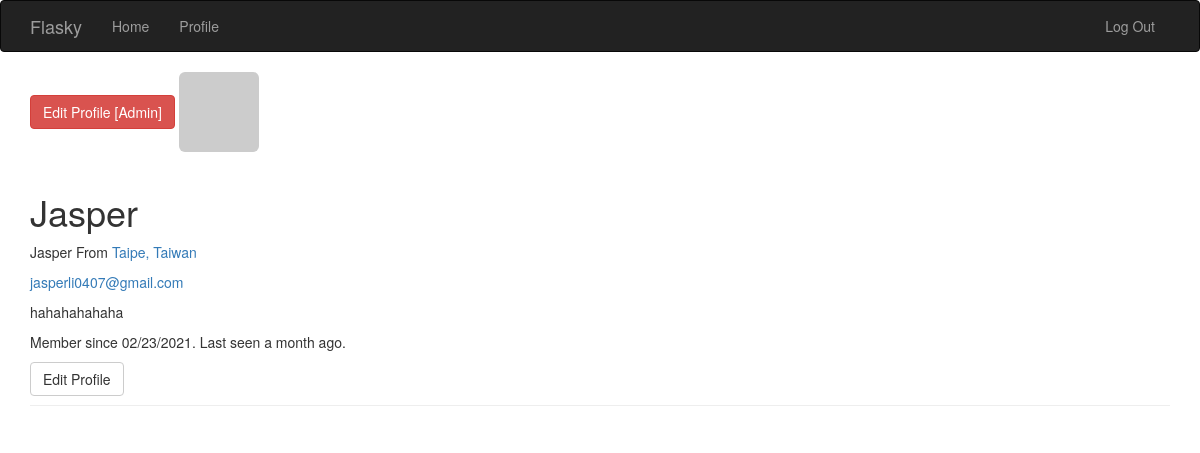
The page /user/Jasper (signed in) on the database as committed earlier.
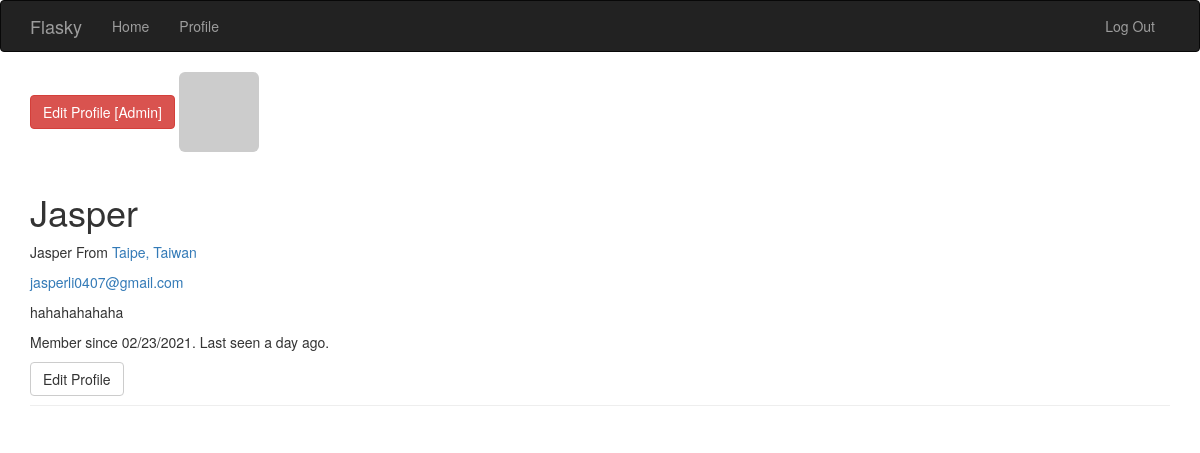
The same page on the database as committed later.
### app/models.py (models this page shows, shortened)
class User(UserMixin, db.Model):
    __tablename__ = 'users'
    __table_args__ = {'extend_existing': True}
    id = db.Column(db.Integer, primary_key=True)
    email = db.Column(db.String(64), unique=True, index=True)
    username = db.Column(db.String(64), unique=True, index=True)
    role_id = db.Column(db.Integer, db.ForeignKey('roles.id'))
    password_hash = db.Column(db.String(128))
    confirmed = db.Column(db.Boolean, default=False)
    name = db.Column(db.String(64))
    location = db.Column(db.String(64))
    about_me = db.Column(db.Text())
    member_since = db.Column(db.DateTime(), default=datetime.utcnow)
    last_seen = db.Column(db.DateTime(), default=datetime.utcnow)
    def can(self, perm):
        return self.role is not None and self.role.has_permission(perm)
    def is_administrator(self):
        return self.can(Permission.ADMIN)
    def ping(self):
        self.last_seen = datetime.utcnow()
        db.session.add(self)
        db.session.commit()
    @property
    def password(self):
        raise AttributeError('password is not a readable attribute')
    def gravatar(self, size=100, default='identicon', rating='g'):
        url = 'https://secure.gravatar.com/avatar'
        hash = hashlib.md5(self.email.lower().encode('utf-8')).hexdigest()
        return '{url}/{hash}?s={size}&d={default}&r={rating}'.format(
            url=url, hash=hash, size=size, default=default, rating=rating
        )

### app/main/views.py (the view)
@main.route('/user/<username>')
def user(username):
    user = User.query.filter_by(username=username).first_or_404()
    return render_template('user.html', user=user)

### app/auth/views.py (called while the page is built)
@auth.before_app_request
def before_request():
    if current_user.is_authenticated:
        current_user.ping()
        if not current_user.confirmed \
                and request.endpoint \
                and request.blueprint != 'auth' \
                and request.endpoint != 'static':
            return redirect(url_for('auth.unconfirmed'))

### app/main/__init__.py (called while the page is built)
@main.app_context_processor
def inject_permissions():
    return dict(Permission=Permission)

### app/models.py (called while the page is built)
@login_manager.user_loader
def load_user(user_id):
    return User.query.get(int(user_id))

    def has_permission(self, perm):
        return self.permissions & perm == perm

### app/templates/user.html (shortened to what this page needs)
{% extends "base.html" %}
{% block page_content %}
{% if current_user.is_administrator() %}
<a class="btn btn-danger"
        href="{{ url_for('.edit_profile_admin', id=user.id) }}">
    Edit Profile [Admin]
</a>
<img class="img-rounded profile-thumbnail" src="{{ user.gravatar(size=256) }}">
{% endif %}
<div class="page-header">
    <h1>{{ user.username|capitalize }}</h1>
    {% if user.name or user.location %}
    <p>
        {% if user.name %}{{ user.name }}{% endif %}
        {% if user.location %}
            From <a href="http://maps.google.com/?q={{ user.location }}">
                {{ user.location }}
            </a>
        {% endif %}
    </p>
    {% endif %}
    {% if current_user.is_administrator() %}
    <p><a href="mailto:{{ user.email }}">{{ user.email }}</a></p>
    {% endif %}
    {% if user.about_me %}<p>{{ user.about_me }}</p>{% endif %}
    <p>
        Member since {{ moment(user.member_since).format('L') }}.
        Last seen {{ moment(user.last_seen).fromNow() }}.
    </p>
    {% if user == current_user %}
        <a class="btn btn-default" href="{{ url_for('.edit_profile') }}">
        Edit Profile
    </a>
    {% endif %}
</div>
{% endblock %}

### app/templates/base.html (shortened to what this page needs)
{% extends "bootstrap/base.html" %}
{% block head %}
{{ super() }}
{% endblock %}
{% block navbar %}
<div class="navbar navbar-inverse" role="navigation">
    <div class="container">
        <div class="navbar-header">
            <a class="navbar-brand" href="/">Flasky</a>
        </div>
        <div class="navbar-collapse collapse">
            <ul class="nav navbar-nav">
                <li><a href="/">Home</a> </li>
                {% if current_user.is_authenticated %}
                <li><a href="{{ url_for('main.user', username=current_user.username) }}">Profile</a></li>
                {% endif %}
            </ul>
            <ul class="nav navbar-nav navbar-right">
                {% if current_user.is_authenticated %}
                <li><a href="{{ url_for('auth.logout') }}">Log Out</a></li>
                {% else %}
                <li><a href="{{ url_for('auth.login') }}">Log In</a></li>
                {% endif %}
            </ul>
        </div>
    </div>
</div>
{% endblock %}
{% block content %}
<div class="container">
    {% block page_content %}{% endblock %}
</div>
{% endblock %}

Rows that differ between the two databases and show on the page:
changed User "Jasper": last_seen "a month ago" → "a day ago"
